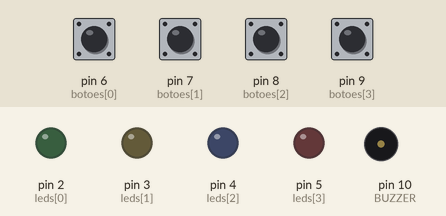
This program was run on a simulated Arduino Uno, built with avr-gcc and run on an emulated ATmega328P. Parts: output pins drawn as LEDs (lit = HIGH), buzzer (waves = sounding). Inputs (shaded band) come from the test bench; at power-on: pin 6 (botoes[0]), pin 7 (botoes[1]), pin 8 (botoes[2]), pin 9 (botoes[3]) HIGH.

Above: at 1.2 s.
1.3 s: pin 6 (botoes[0]) pulled LOW for 1 s
At 1.5 s:
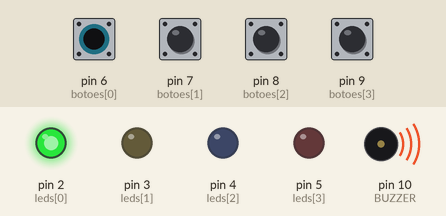
4.3 s: pin 7 (botoes[1]) pulled LOW for 0.15 s
At 4.4 s:
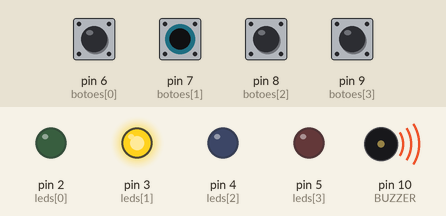
6.0 s: pin 8 (botoes[2]) pulled LOW for 0.15 s
At 6.1 s:
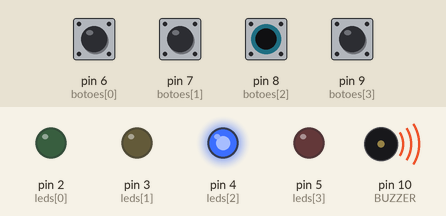
7.7 s: pin 9 (botoes[3]) pulled LOW for 0.15 s
At 7.8 s:
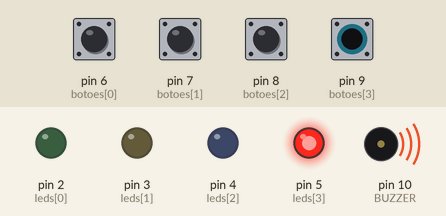
Timing chart, 0 to 10.4 s (numbered marks = the images above; inputs shaded):
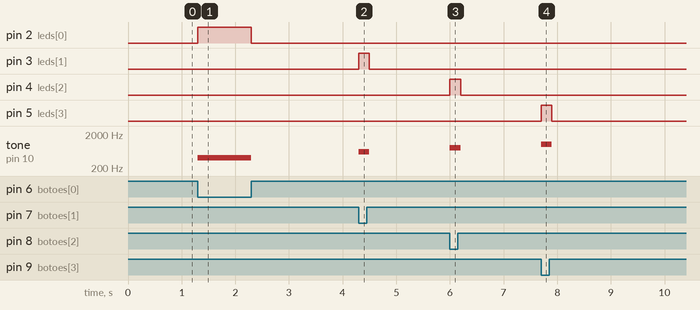

The program:

main.cpp
```cpp
#include <Arduino.h>

const int leds[] = {2, 3, 4, 5};
const int botoes[] = {6, 7, 8, 9};
const int tons[] = {400, 600, 800, 1000};

const int QTD_CORES = 4;
const int BUZZER = 10;

void setup() {

  for (int i = 0; i < QTD_CORES; i++){
    pinMode(leds[i], OUTPUT);
    pinMode(botoes[i], INPUT_PULLUP);
  }
  pinMode(BUZZER, OUTPUT);
}

void loop() {

  for (int i =0; i < QTD_CORES; i++){

    if(digitalRead(botoes[i]) == LOW){
      digitalWrite(leds[i], HIGH);
      tone(BUZZER, tons[i]);

      delay(200);

      digitalWrite(leds[i], LOW);
      noTone(BUZZER);
    }
  }

}
```

Measured:
- after the input at 1.3 s, pin 2 (leds[0]): LOW → HIGH at once, → LOW 1.0 s later; tone on pin 10 (BUZZER): silent → 400 Hz at once, → silent 1.0 s later
- after the input at 4.3 s, pin 3 (leds[1]): LOW → HIGH at once, → LOW 0.20 s later; tone on pin 10 (BUZZER): silent → 600 Hz at once, → silent 0.20 s later
- after the input at 6.0 s, pin 4 (leds[2]): LOW → HIGH at once, → LOW 0.20 s later; tone on pin 10 (BUZZER): silent → 800 Hz at once, → silent 0.20 s later
- after the input at 7.7 s, pin 5 (leds[3]): LOW → HIGH at once, → LOW 0.20 s later; tone on pin 10 (BUZZER): silent → 1000 Hz at once, → silent 0.20 s later
